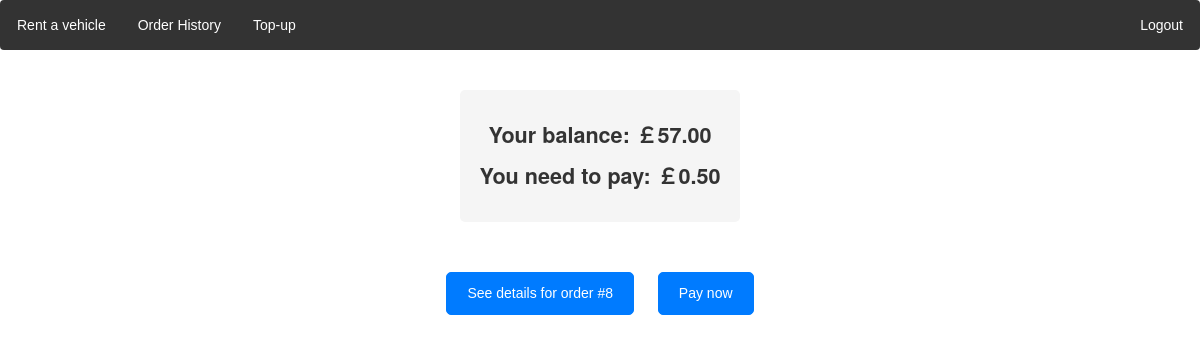
The page /order_history/8/payment/ (signed in) on the database its author committed.
### locations/models.py (models this page shows, shortened)
class CustomUser(models.Model):
    user = models.OneToOneField(User, on_delete=models.CASCADE)
    balance = models.DecimalField(max_digits=6, decimal_places=2,default=10.00)

class Order(models.Model):
    customer = models.ForeignKey(CustomUser, on_delete=models.CASCADE)
    vehicle = models.ForeignKey(Vehicle, on_delete=models.CASCADE)
    initial_time = models.DateTimeField(auto_now_add=True)
    cost = models.DecimalField(max_digits=6, decimal_places=2, null = True, default=None)
    final_time = models.DateTimeField(null = True)
    initial_location = models.ForeignKey(Location, on_delete=models.CASCADE, null=False, related_name='start')
    final_location = models.ForeignKey(Location, on_delete=models.CASCADE, null=True, related_name='end')
    is_paid = models.BooleanField(default=False)

### locations/views.py (the view, shortened to what this page needs)
# urls.py: path('order_history/<int:nid>/payment/', views.payment,name='payment'),
def payment(request,nid):
    if request.user is None or not request.user.is_authenticated:
        return redirect("/accounts/login")
    username = request.user.username
    logged_customer = CustomUser.objects.get(user=User.objects.get(username=username))
    balance = logged_customer.balance
    order = models.Order.objects.get(id=nid)
    cost=order.cost
    if order.is_paid:
       return redirect("/order_history/")
    if order.customer.user.username != logged_customer.user.username:
        return redirect("/order_history/")
    context={'balance':balance , 'cost':cost, 'order': order}
    return render(request, "locations/payment.html", context)

### locations/context_processors.py (called while the page is built)
def message_processor(request):
    if not request.user.username:
         return {
        'unreturned' : None
    }
    username = request.user.username
    logged_user  = CustomUser.objects.get(user = User.objects.get(username = username))
    unreturned_order = Order.objects.filter(customer = logged_user, final_time = None).first()
    return {
        'unreturned' : unreturned_order
    }

### templates/locations/payment.html (shortened to what this page needs)
{% extends "locations/base.html" %}
{% load static %}
{% block extrahead %}
<link rel="stylesheet" type="text/css" href="{% static 'css/payment.css' %}">
{% endblock%}
{% block content %}
  <div class="content-wrapper">
    <div class="payment-info">
      <p>Your balance: ￡{{ balance }}</p>
      <p>You need to pay: ￡{{ cost }}</p>
    </div>
    <div class="btn-wrapper">
      <a class="btn btn-primary btn-xs" href="/order_history/{{order.id}}/details/">See details for order #{{order.id}}</a>
      <button class="btn btn-primary btn-xs" type="submit" name="pay" id="pay" value="none">Pay now</button>
    </div>
  </div>
{% endblock %}

### static/css/navbar.css (style rules this page uses)
* { margin: 0; padding: 0; box-sizing: border-box; }
body { font-family: Arial, sans-serif; }

### static/css/payment.css (style rules this page uses)
.content-wrapper { display: flex; flex-direction: column; align-items: center; justify-content: center; height: 100%; }
.payment-info { margin: 20px 0; text-align: center; background-color: #f5f5f5; color: #333; font-family: "Helvetica Neue", sans-serif; font-size: 18px; font-weight: 600; font-style: normal; border-radius: 5px; padding: 20px; }
.payment-info p { font-size: 1.2em; margin: 10px 0; }
.btn-wrapper { margin-top: 20px; }
.btn { display: inline-block; margin: 10px; padding: 10px 20px; font-size: 1em; color: #fff; background-color: #007bff; border-color: #007bff; border-radius: 5px; cursor: pointer; }

### rows shown on the page
CustomUser: balance "57.00"
Order: cost "0.50", id "8"
